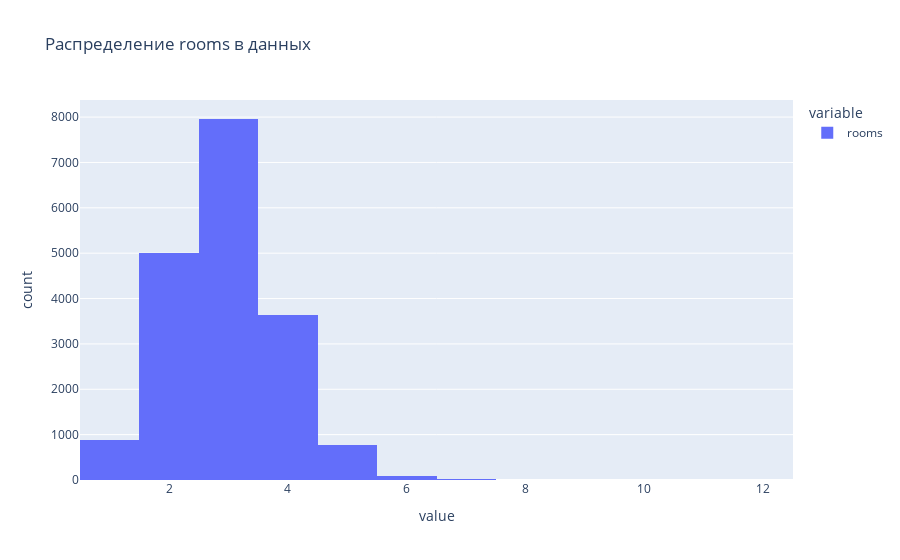

Here is the notebook cell this chart was saved with:
### Markdown cell above
## rooms

### Code cell
train['rooms'].hist(title='Распределение rooms в данных')

### Figure 1 — Plotly figure (JSON) as saved in the notebook; plotly's stock layout.template omitted (floating-point values rounded to 4 significant figures; data arrays with more than 128 entries replaced by an {"elided": "..."} marker saying what was removed)
{"data": [{"alignmentgroup": "True", "bingroup": "x", "hovertemplate": "variable=rooms<br>value=%{x}<br>count=%{y}<extra></extra>", "legendgroup": "rooms", "marker": {"color": "#636efa", "pattern": {"shape": ""}}, "name": "rooms", "offsetgroup": "rooms", "orientation": "v", "showlegend": true, "x": {"elided": "18373 int values"}, "xaxis": "x", "yaxis": "y", "type": "histogram"}], "layout": {"xaxis": {"anchor": "y", "domain": [0.0, 1.0], "title": {"text": "value"}}, "yaxis": {"anchor": "x", "domain": [0.0, 1.0], "title": {"text": "count"}}, "legend": {"title": {"text": "variable"}, "tracegroupgap": 0}, "title": {"text": "Распределение rooms в данных"}, "barmode": "relative"}}
